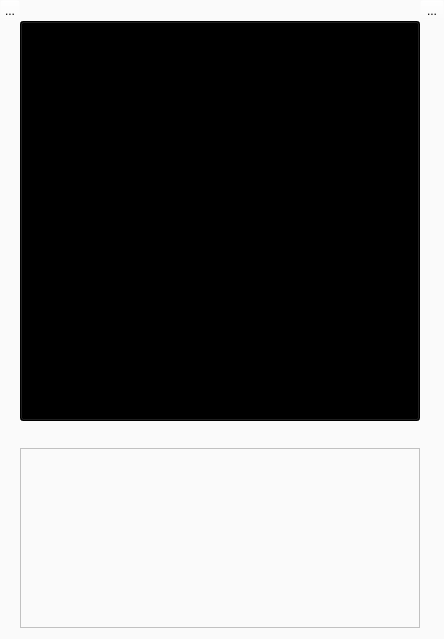
<?xml version="1.0" encoding="UTF-8"?>
<ui version="4.0">
 <class>dialog_photo</class>
 <widget class="QDialog" name="dialog_photo">
  <property name="geometry">
   <rect>
    <x>0</x>
    <y>0</y>
    <width>443</width>
    <height>639</height>
   </rect>
  </property>
  <property name="maximumSize">
   <size>
    <width>469</width>
    <height>639</height>
   </size>
  </property>
  <property name="mouseTracking">
   <bool>false</bool>
  </property>
  <property name="tabletTracking">
   <bool>false</bool>
  </property>
  <property name="windowTitle">
   <string>Dialog</string>
  </property>
  <property name="styleSheet">
   <string notr="true">background-color: rgb(250, 250, 250);</string>
  </property>
  <layout class="QGridLayout" name="gridLayout">
   <property name="leftMargin">
    <number>0</number>
   </property>
   <property name="topMargin">
    <number>0</number>
   </property>
   <property name="rightMargin">
    <number>0</number>
   </property>
   <property name="spacing">
    <number>0</number>
   </property>
   <item row="3" column="1">
    <widget class="QTextEdit" name="DescBox">
     <property name="minimumSize">
      <size>
       <width>400</width>
       <height>180</height>
      </size>
     </property>
     <property name="maximumSize">
      <size>
       <width>400</width>
       <height>180</height>
      </size>
     </property>
    </widget>
   </item>
   <item row="1" column="1">
    <widget class="QToolButton" name="photoCard">
     <property name="sizePolicy">
      <sizepolicy hsizetype="Fixed" vsizetype="Fixed">
       <horstretch>0</horstretch>
       <verstretch>0</verstretch>
      </sizepolicy>
     </property>
     <property name="minimumSize">
      <size>
       <width>400</width>
       <height>400</height>
      </size>
     </property>
     <property name="styleSheet">
      <string notr="true">background-color: rgb(0, 0, 0);</string>
     </property>
     <property name="text">
      <string>...</string>
     </property>
    </widget>
   </item>
   <item row="2" column="1">
    <spacer name="verticalSpacer_2">
     <property name="orientation">
      <enum>Qt::Vertical</enum>
     </property>
     <property name="sizeHint" stdset="0">
      <size>
       <width>20</width>
       <height>40</height>
      </size>
     </property>
    </spacer>
   </item>
   <item row="0" column="3">
    <widget class="QToolButton" name="toolButton_2">
     <property name="minimumSize">
      <size>
       <width>0</width>
       <height>0</height>
      </size>
     </property>
     <property name="maximumSize">
      <size>
       <width>30</width>
       <height>30</height>
      </size>
     </property>
     <property name="styleSheet">
      <string notr="true">background-color: rgba(255, 255, 255, 0);</string>
     </property>
     <property name="text">
      <string>...</string>
     </property>
     <property name="icon">
      <iconset resource="photo.qrc">
       <normaloff>:/img/img/exit.jpg</normaloff>:/img/img/exit.jpg</iconset>
     </property>
    </widget>
   </item>
   <item row="0" column="1">
    <spacer name="horizontalSpacer">
     <property name="orientation">
      <enum>Qt::Horizontal</enum>
     </property>
     <property name="sizeHint" stdset="0">
      <size>
       <width>40</width>
       <height>0</height>
      </size>
     </property>
    </spacer>
   </item>
   <item row="1" column="3" rowspan="3">
    <spacer name="verticalSpacer">
     <property name="orientation">
      <enum>Qt::Vertical</enum>
     </property>
     <property name="sizeHint" stdset="0">
      <size>
       <width>0</width>
       <height>40</height>
      </size>
     </property>
    </spacer>
   </item>
   <item row="1" column="0" rowspan="3">
    <spacer name="verticalSpacer_3">
     <property name="orientation">
      <enum>Qt::Vertical</enum>
     </property>
     <property name="sizeHint" stdset="0">
      <size>
       <width>20</width>
       <height>40</height>
      </size>
     </property>
    </spacer>
   </item>
   <item row="0" column="0">
    <widget class="QToolButton" name="toolButton_3">
     <property name="minimumSize">
      <size>
       <width>20</width>
       <height>20</height>
      </size>
     </property>
     <property name="styleSheet">
      <string notr="true">background-color: rgba(255, 255, 255, 0);</string>
     </property>
     <property name="text">
      <string>...</string>
     </property>
     <property name="icon">
      <iconset resource="photo.qrc">
       <normaloff>:/img/img/acept.jpg</normaloff>:/img/img/acept.jpg</iconset>
     </property>
    </widget>
   </item>
  </layout>
 </widget>
 <resources>
  <include location="photo.qrc"/>
 </resources>
 <connections/>
</ui>
